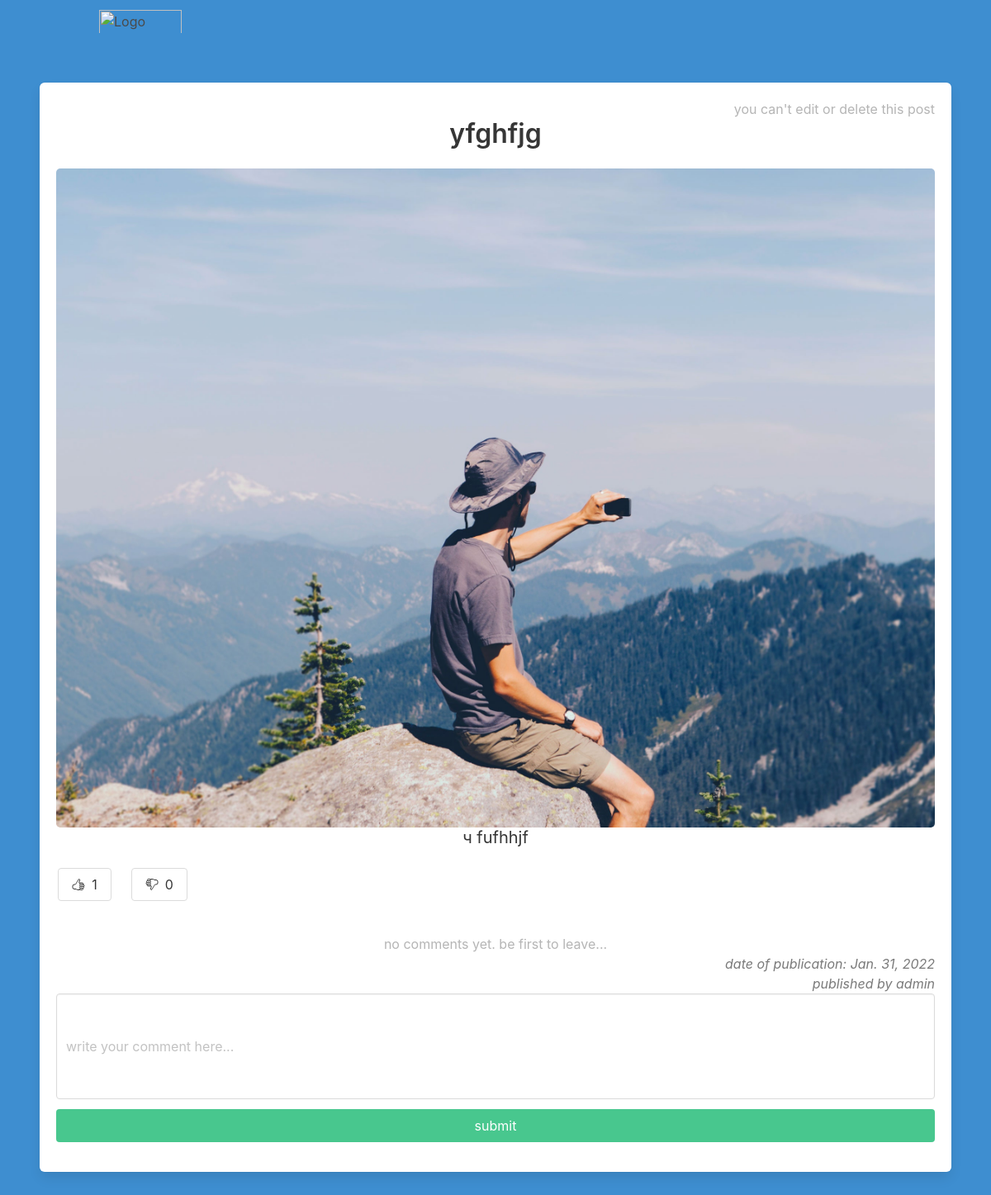
/fff, run on the app's committed database.
### blog/models.py (models this page shows, shortened)
class Article(models.Model):
    title = models.CharField(max_length=255)
    text = models.TextField()
    slug = models.SlugField(unique=True)
    date = models.DateField(auto_now=True)
    thumb = models.ImageField(blank=True, default='image.jpeg')
    author = models.ForeignKey(User, default=None, on_delete=models.CASCADE)
    likes = models.ManyToManyField(User, related_name="article_likes")
    dislikes = models.ManyToManyField(User, related_name='article_dislikes')
    def __str__(self):
        return self.title
    def total_likes(self):
        return self.likes.count()
    def total_dislikes(self):
        return self.dislikes.count()

### blog/views.py (the view, shortened to what this page needs)
# urls.py: path('<slug>', views.article_detail, name='article_detail'),
def article_detail(request, slug):
    article = Article.objects.get(slug=slug)
    form = CommentForm()
    return render(request, 'article_detail.html', {'article': article, 'form': form})

### blog/forms.py
class CommentForm(forms.ModelForm):
    body = forms.CharField(widget=forms.TextInput(attrs={
        'class': 'textarea',
        'size': '40',
        'placeholder': 'write your comment here...'
    }))
    class Meta:
        model = Comment
        fields = ['body', ]

### blog/templates/article_detail.html (shortened to what this page needs)
{% extends 'base_layout.html' %}
{% block content %}
    <div class="box">
        <div class="has-text-right">
            {% if user == article.author %}
                <a href="{% url 'blog:article_edit' article.slug %}" class="button is-info">
                    <ion-icon name="create-outline"></ion-icon>
                </a>
                <a href="{% url 'blog:article_delete' article.slug %}" class="button is-danger">
                    <ion-icon name="trash-outline"></ion-icon>
                </a>
            {% else %}
                <p class="content has-text-grey-light">
                    you can't edit or delete this post
                </p>
            {% endif %}
        </div>
        <div class="title has-text-dark has-text-centered">
            {{ article }}
        </div>
        <img
                src="{{ article.thumb.url }}"
                alt=""
                class="image is-centered"
                style="min-width: 100%; border-radius: 5px">
        <div class="subtitle has-text-dark has-text-centered">ч
            {{ article.text }}
        </div>
        {% if user not in article.likes.all and user not in article.dislikes.all %}
            <div class="columns">
                <div class="column is-1">
                    <form action="{% url 'blog:like_article' article.slug %}" method="post" class="has-text-right">
                        <button type="submit" class="button">
                            <ion-icon name="thumbs-up-outline"></ion-icon>
                            <span class="ml-2">{{ article.total_likes }}</span>
                        </button>
                    </form>
                </div>
                <div class="column is-1">
                    <form action="{% url 'blog:dislike_article' article.slug %}" method="post" class="has-text-right ">
                        <button type="submit" class="button">
                            <ion-icon name="thumbs-down-outline"></ion-icon>
                            <span class="ml-2">{{ article.total_dislikes }}</span>
                        </button>
                    </form>
                </div>
            </div>
        {% endif %}
        {% if not article.comment_set.all %}
            <div class="has-text-centered has-text-grey-light is-5 mx-3">
                no comments yet. be first to leave...
            </div>
        {% endif %}
        <div class="has-text-grey is-size-6 has-text-right is-italic">
            <p class="deletime"> date of publication: {{ article.date }}</p>
            {% if user == article.author %}
                <p class="content"> published by you</p>
            {% else %}
                <p class="content"> published by {{ article.author }}</p>
            {% endif %}
        </div>
        <form class="comment" enctype="multipart/form-data" method="post">
            {{ form }}
            <button type="submit" class="button is-success is-fullwidth mt-3">
                submit
            </button>
        </form>
    </div>
{% endblock %}

### data on the page
Article: title "yfghfjg", thumb (picture), text "fufhhjf", total_likes "1", total_dislikes "0", date "Jan. 31, 2022", author "admin"
